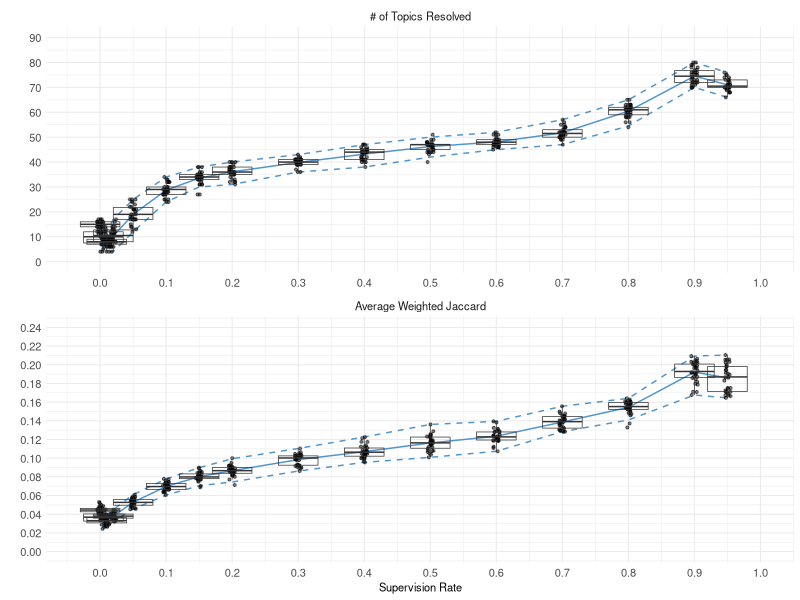
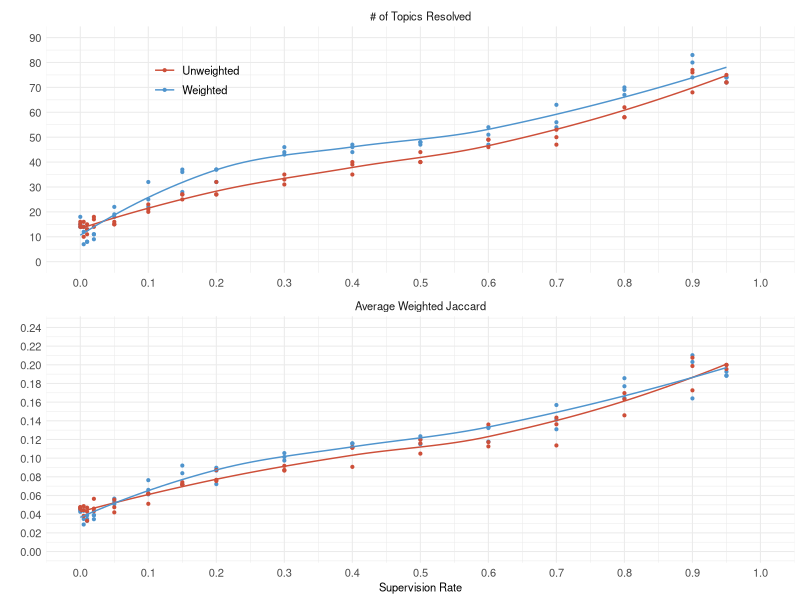
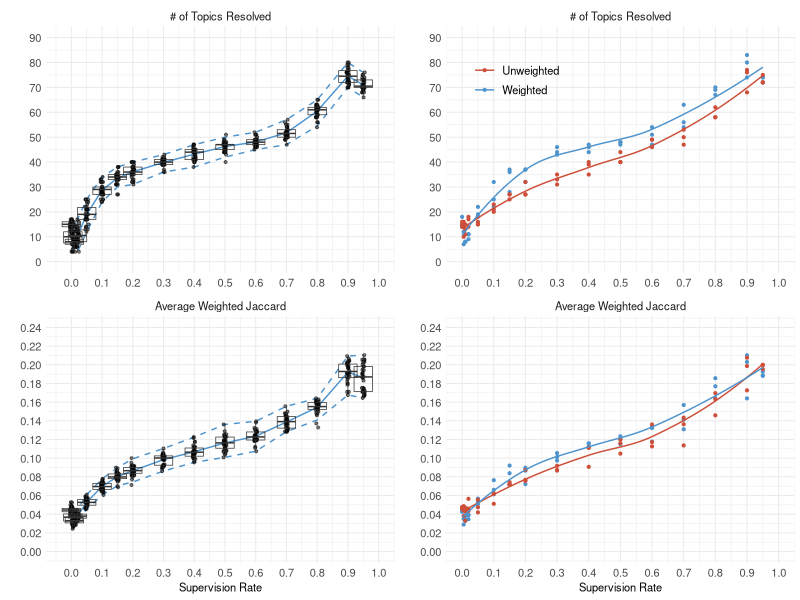

These figures' R source, in order:
library(tidyr)
library(dplyr)
library(ggplot2)
library(ggthemes)
library(gridExtra)

# Data import
df_w_E = read.csv('results/reuters_wsnmf_by_supervision_rate.csv') %>%
  select(2:6) %>%
  mutate(Error = 'Weighted')

df_wo_E = read.csv('results/reuters_wsnmf_by_supervision_rate_no_E.csv') %>%
  select(2:6) %>%
  mutate(Error = 'Unweighted')

df_error <- rbind(df_w_E, df_wo_E) %>%
  gather('ScoreType', 'Score',1:2) %>%
  mutate(ScoreType = ifelse(ScoreType=="avg_similarity", "Average Weighted Jaccard", "# of Topics Resolved"))

df_30 <- read.csv('results/reuters_wsnmf_large.csv') %>%
  select(2:6) %>%
  gather('ScoreType', 'Score',1:2) %>%
  mutate(ScoreType = ifelse(ScoreType=="avg_similarity", "Average Weighted Jaccard", "# of Topics Resolved"))

# Helpful plotting functions and data
number_ticks <- function(n) {
  function(limits) {
    pretty(limits, n)
  }
}

dummy <- data.frame(supervision=c(0,1),
                    Score=c(0,.24,0,90),
                    ScoreType=c("Average Weighted Jaccard","Average Weighted Jaccard",
                                "# of Topics Resolved","# of Topics Resolved"),
                    Error = c("Weighted","Weighted","Weighted","Weighted"))


whisker_high <- function(y){
  iqr = quantile(y, probs=0.75) - quantile(y, probs=0.25)
  min(quantile(y, probs=0.75)+1.5*iqr, max(y))
}

whisker_low <- function(y){
  iqr = quantile(y, probs=0.75) - quantile(y, probs=0.25)
  max(quantile(y, probs=0.25)-1.5*iqr, min(y))
}

# Plots

textsize <- 8

p1 <- df_30 %>%
  ggplot(aes(x=supervision, y=Score)) +
  facet_wrap(~ScoreType, scales="free", ncol=1) +
  stat_summary(fun.y=mean, geom="line", aes(group=1), 
               color='steelblue3', size=0.5) +
  stat_summary(fun.y = whisker_high, geom = "line", aes(group=1), 
               linetype = "dashed", color='steelblue3') +
  stat_summary(fun.y = whisker_low, geom = "line", aes(group=1), 
               linetype = "dashed", color='steelblue3') +
  geom_jitter(size=0.75, width=0.005, alpha=.5) +
  geom_boxplot(aes(group=supervision), 
               width=0.06, 
               position = "identity",
               alpha=0.0,
               outlier.shape=NA,
               lwd=.25) +
  theme_minimal(base_size = textsize) +
  geom_blank(data=dummy) +
  labs(x='Supervision Rate', y='') +
  scale_x_continuous(breaks=seq(0,1,0.1)) +
  scale_y_continuous(breaks=number_ticks(10)) + 
  theme(strip.text.x = element_text(size = textsize),
        axis.text=element_text(size=textsize))
p1

p2 <- df_error %>%
  ggplot(aes(x=supervision, y=Score, color=Error)) +
  facet_wrap(~ScoreType, scales="free", ncol=1) +
  geom_point(size=0.75) +
  geom_blank(data=dummy) +
  geom_smooth(method='loess', se=FALSE, size=0.5) +
  theme_minimal(base_size = textsize) +
  labs(x='Supervision Rate', y='') +
  scale_color_manual(values = c("Weighted"="steelblue3","Unweighted"="tomato3")) +
  scale_x_continuous(breaks=seq(0,1,0.1)) +
  scale_y_continuous(breaks=number_ticks(10)) + 
  theme(legend.position = c(0.2, 0.9),
        legend.title = element_blank(),
        legend.key.height=unit(0.5,"cm"),
        legend.text = element_text(size = textsize),
        strip.text.x = element_text(size = textsize),
        axis.text=element_text(size=textsize))
  
p2

g <- grid.arrange(p1, p2, ncol=2, nrow=1)

g

ggsave('results/supervisionrate.png', g)